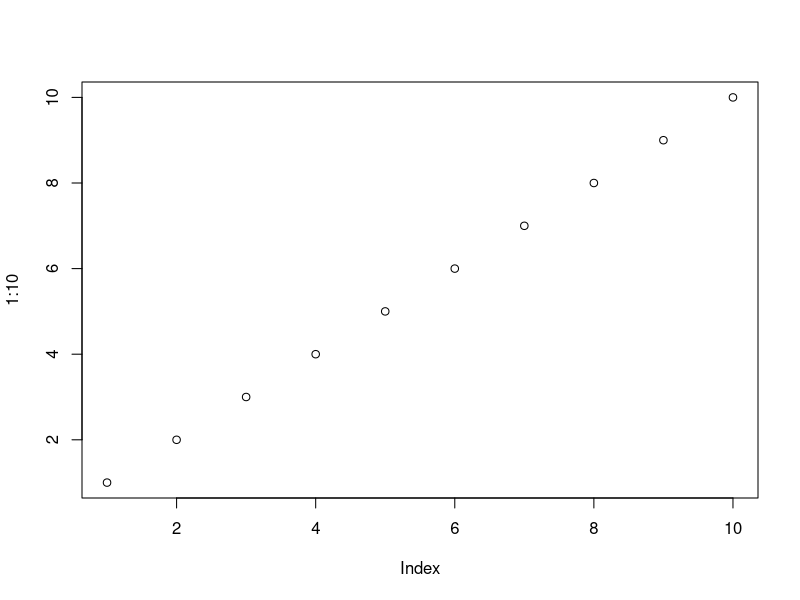
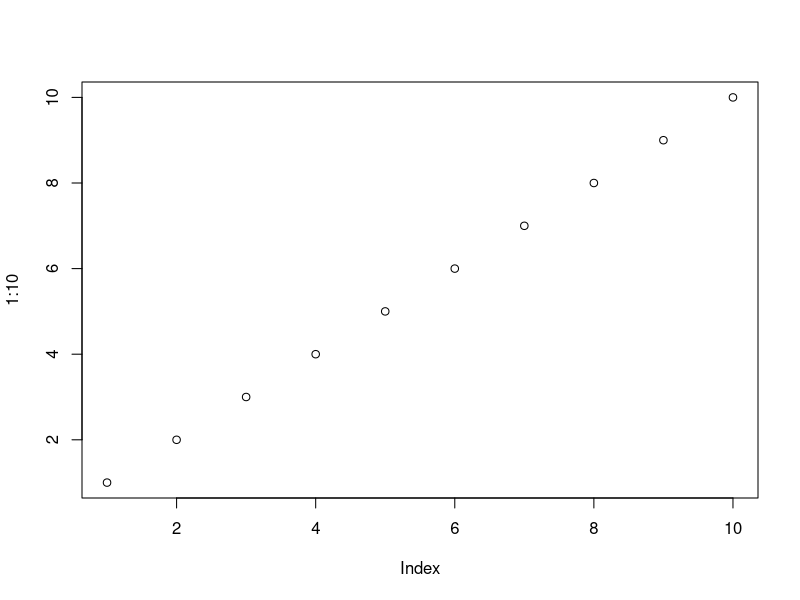
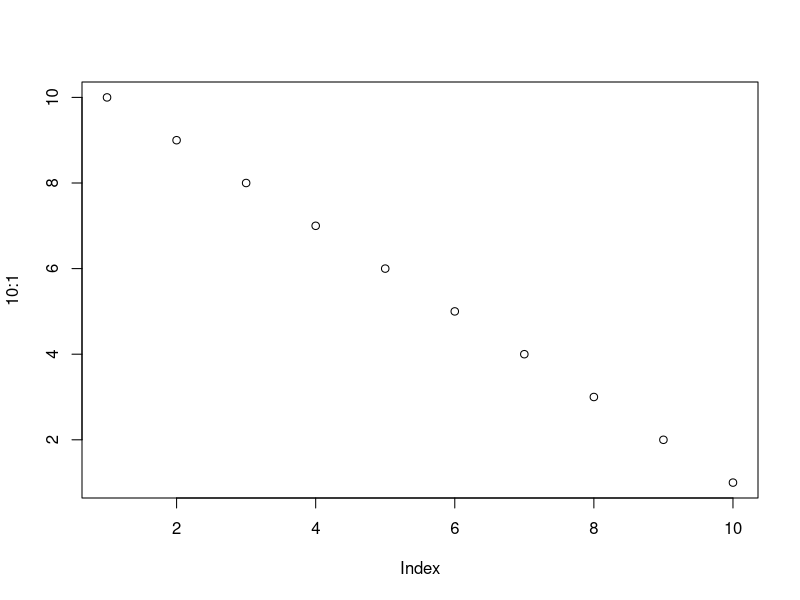
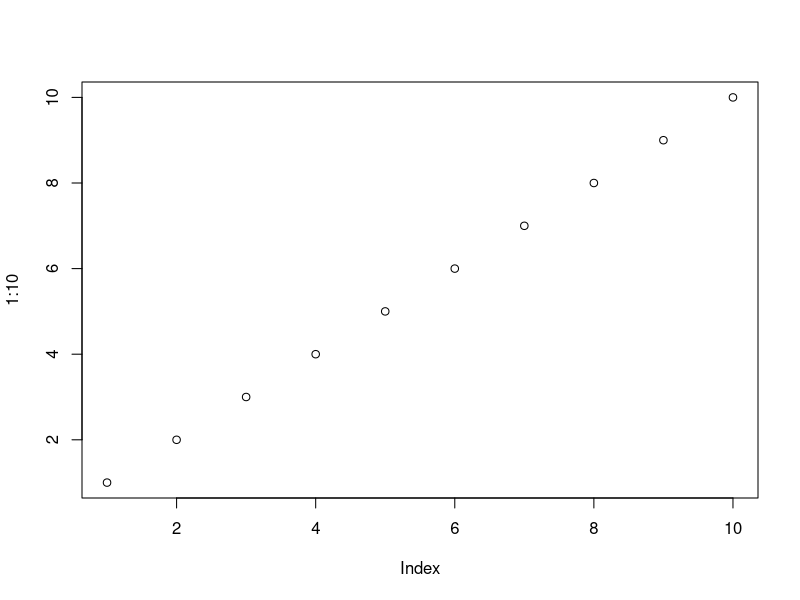
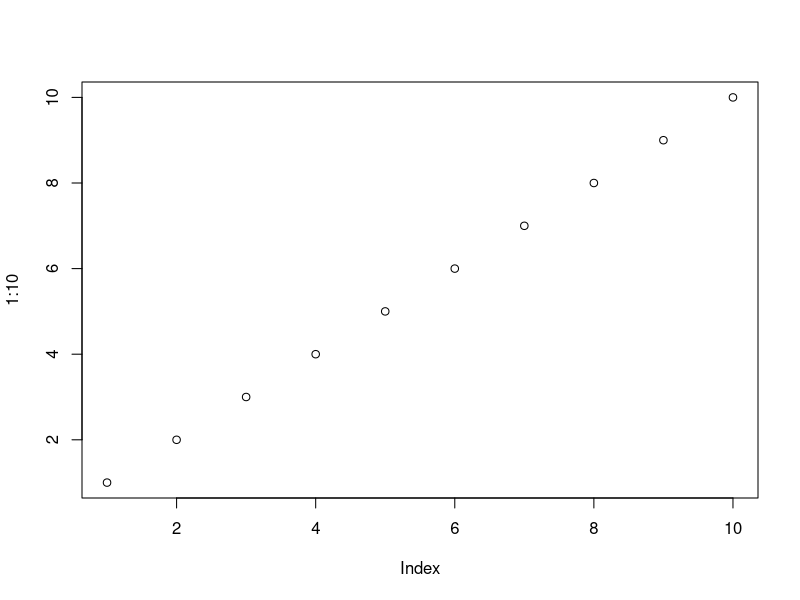
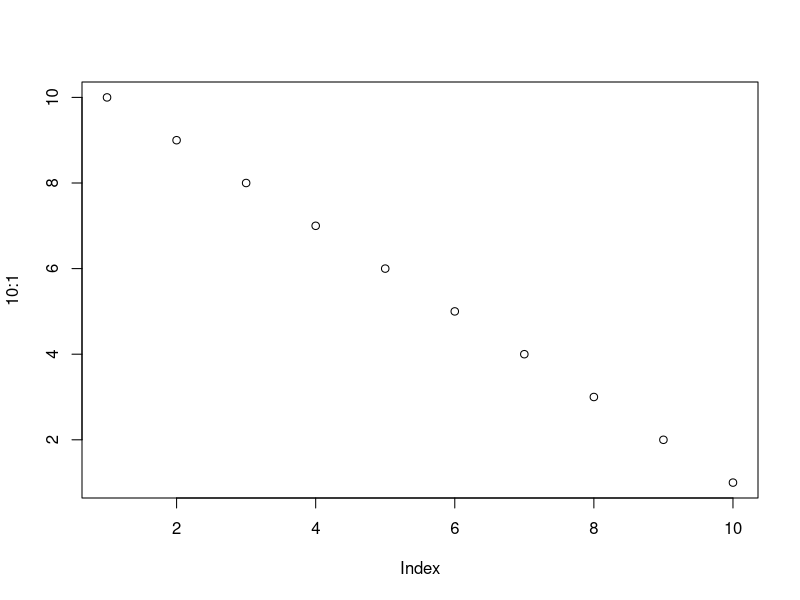
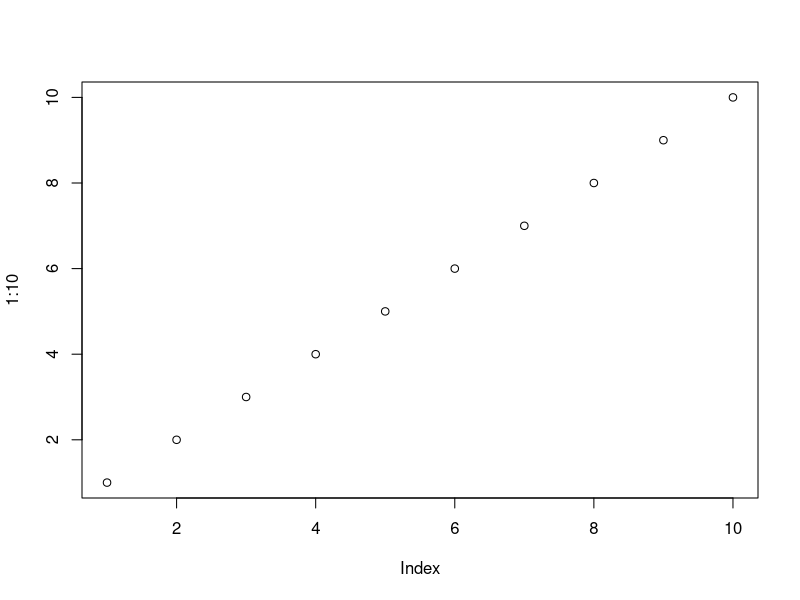

These charts were generated, in order, by the following R code:
## ---- chunk 1
plot(1:10)
## ---- chunk 2
plot(1:10)
plot(10:1)
## ---- chunk 3
plot(1:10)
## ---- chunk 4
plot(1:10)
plot(10:1)
## ---- chunk 5
#| fig-cap: "A plot caption"
plot(1:10)
